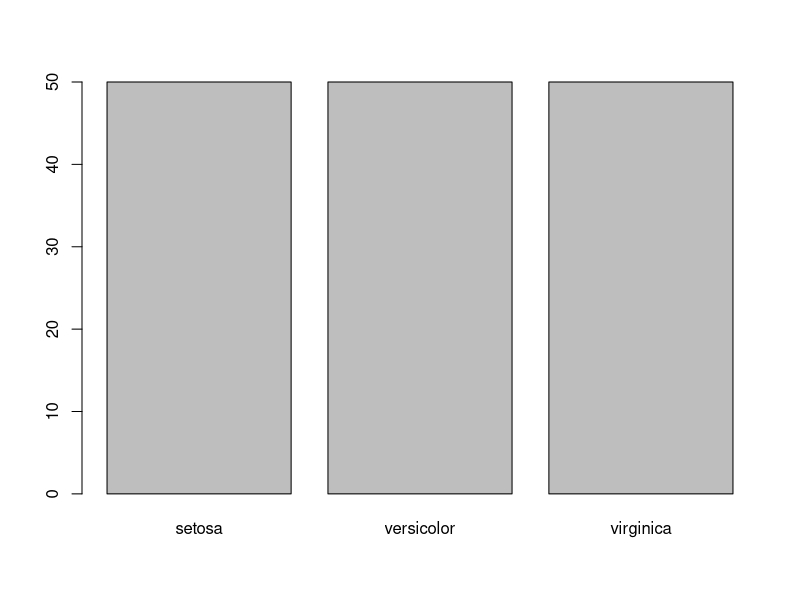
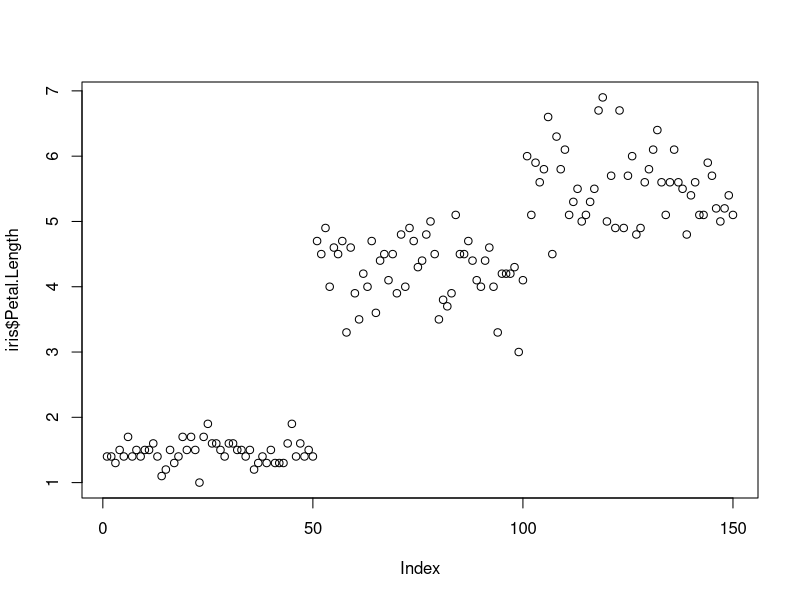

These figures' R source, in order:
## ---- chunk 1
knitr::opts_chunk$set(echo = TRUE)
## ---- chunk 2
library(datasets)
dim(iris)
## ---- chunk 3
head(iris)
## ---- chunk 4
plot(iris$Species)
## ---- chunk 5
plot(iris$Petal.Length)
